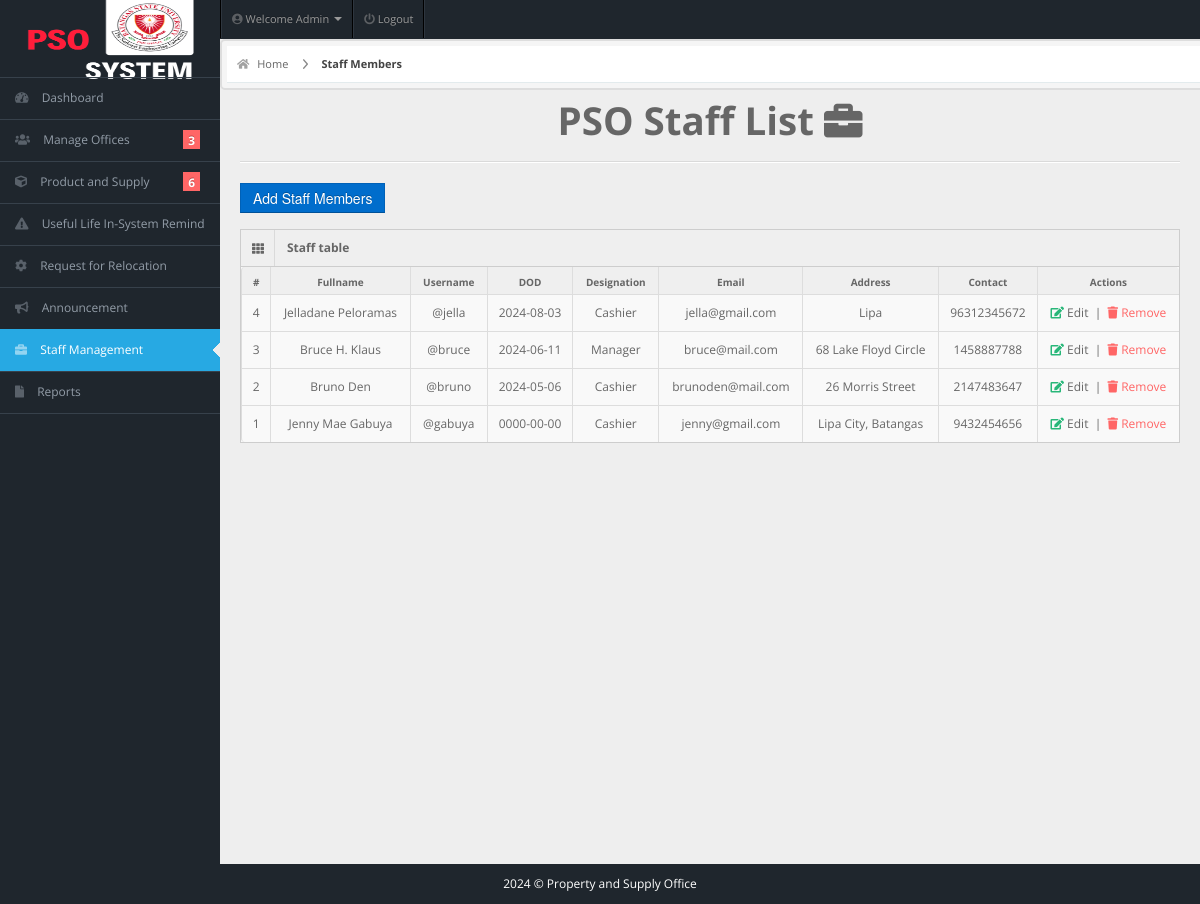
/admin/staffs.php (signed in), run on the app's committed database.
### tables this page shows
CREATE TABLE IF NOT EXISTS `staffs` (
  `user_id` int NOT NULL AUTO_INCREMENT,
  `username` varchar(50) NOT NULL,
  `password` varchar(50) NOT NULL,
  `email` varchar(50) NOT NULL,
  `fullname` varchar(50) NOT NULL,
  `address` varchar(20) NOT NULL,
  `profile_picture` varchar(255) DEFAULT NULL,
  `designation` varchar(20) NOT NULL,
  `gender` varchar(10) NOT NULL,
  `contact` bigint NOT NULL,
  `dor` date NOT NULL,
  PRIMARY KEY (`user_id`)
);

### admin/staffs.php (the view, shortened to what this page needs)
<!DOCTYPE html>
<html lang="en">
<head>
  <link rel="stylesheet" href="../css/bootstrap.min.css" />
  <link rel="stylesheet" href="../css/bootstrap-responsive.min.css" />
  <link rel="stylesheet" href="../css/uniform.css" />
  <link rel="stylesheet" href="../css/select2.css" />
  <link rel="stylesheet" href="../css/matrix-style.css" />
  <link rel="stylesheet" href="../css/matrix-media.css" />
  <link href="../font-awesome/css/fontawesome.css" rel="stylesheet" />
  <link href="../font-awesome/css/all.css" rel="stylesheet" />
</head>
<body>
  <?php include 'includes/topheader.php' ?>
  <?php $page = 'staff-management';
  include 'includes/sidebar.php' ?>
  <div id="content">
    <div id="content-header">
      <div id="breadcrumb">
        <a href="index.php" title="Go to Home" class="tip-bottom"><i class="fas fa-home"></i> Home</a>
        <a href="staffs.php" class="current">Staff Members</a>
      </div>
    </div>
    <div class="container-fluid">
      <h1 class="text-center">PSO Staff List <i class="fas fa-briefcase"></i></h1>
      <hr>
      <div class="row-fluid">
        <div class="span12">
          <a href="staffs-entry.php"><button class="btn btn-primary">Add Staff Members</button></a>
          <div class='widget-box'>
            <div class='widget-title'>
              <span class='icon'> <i class='fas fa-th'></i> </span>
              <h5>Staff table</h5>
            </div>
            <div class='widget-content nopadding'>
              <?php
              $qry = "SELECT * FROM staffs ORDER BY dor DESC";
              $result = mysqli_query($conn, $qry);
              if ($result) {
                $total_staff = mysqli_num_rows($result);
                $cnt = $total_staff;
                echo "<table class='table table-bordered table-hover'>
                                <thead>
                                    <tr>
                                        <th>#</th>
                                        <th>Fullname</th>
                                        <th>Username</th>
                                        <th>DOD</th>
                                        <th>Designation</th>
                                        <th>Email</th>
                                        <th>Address</th>
                                        <th>Contact</th>
                                        <th>Actions</th>
                                    </tr>
                                </thead>
                                <tbody>";
                while ($row = mysqli_fetch_assoc($result)) {
                  echo "<tr>
                                    <td><div class='text-center'>" . $cnt . "</div></td>
                                    <td><div class='text-center'>" . $row['fullname'] . "</div></td>
                                    <td><div class='text-center'>@" . $row['username'] . "</div></td>
                                    <td><div class='text-center'>" . $row['dor'] . "</div></td>
                                    <td><div class='text-center'>" . $row['designation'] . "</div></td>
                                    <td><div class='text-center'>" . $row['email'] . "</div></td>
                                    <td><div class='text-center'>" . $row['address'] . "</div></td>
                                    <td><div class='text-center'>" . $row['contact'] . "</div></td>
                                    <td><div class='text-center'>
                                        <a href='edit-staff-form.php?id=" . $row['user_id'] . "'><i class='fas fa-edit' style='color:#28b779'></i> Edit</a>
                                        &nbsp;|&nbsp;
                                        <a href='#' onclick='confirmDeletion(" . $row['user_id'] . ")' style='color:#F66;'><i class='fas fa-trash'></i> Remove</a>
                                    </div></td>
                                    </tr>";
                  $cnt--;
                }
                echo "</tbody></table>";
              } else {
                echo "Error: " . mysqli_error($conn);
              }
              ?>
            </div>
          </div>
        </div>
      </div>
    </div>
  </div>
  <?php include 'includes/footer.php'; ?>
</body>
</html>

### css/matrix-style.css (style rules this page uses)
* { outline: none !important; -moz-outline: none !important; }
html, body { height: 100%; }
body { overflow-x: hidden; margin-top: -10px; font-family: "Open Sans", sans-serif; font-size: 12px; color: #666; }
a { color: #666; }
select, textarea, input[type="text"], input[type="password"], input[type="datetime"], input[type="datetime-local"], input[type="date"], input[type="month"], input[type="time"], input[type="week"], input[type="number"], input[type="email"], input[type="url"], input[type="search"], input[type="tel"], input[type="color"], .uneditable-input, .label, .dropdown-menu, .btn, .well, .progress, .table-bordered, .btn-group > .btn:first-child, .btn-group > .btn:last-child, .btn-group > .btn:last-child, .btn-group > .dropdown-toggle, .alert { border-radius: 0px; }
.btn, textarea, input[type="text"], input[type="password"], input[type="datetime"], input[type="datetime-local"], input[type="date"], input[type="month"], input[type="time"], input[type="week"], input[type="number"], input[type="email"], input[type="url"], input[type="search"], input[type="tel"], input[type="color"], .uneditable-input { box-shadow: none; }
.progress, .progress-success .bar, .progress .bar-success, .progress-warning .bar, .progress .bar-warning, .progress-danger .bar, .progress .bar-danger, .progress-info .bar, .progress .bar-info, .btn, .btn-primary { background-image: none; }
hr { border-top-color: #dadada; }
#content { background: none repeat scroll 0 0 #eeeeee; margin-left: 220px; margin-right: 0; padding-bottom: 25px; position: relative; min-height: 100%; width: auto; }
#content-header { position: abslute; width: 100%; margin-top: -38px; z-index: 20; }
#breadcrumb { background-color: #fff; border-bottom: 1px solid #e3ebed; }
#breadcrumb a { padding: 8px 20px 8px 10px; display: inline-block; background-image: url("../img/breadcrumb.png"); background-position: center right; background-repeat: no-repeat; font-size: 11px; color: #666666; }
#breadcrumb a:last-child { background-image: none; }
#breadcrumb a.current { font-weight: bold; color: #444444; }
#breadcrumb a i { margin-right: 5px; opacity: 0.6; }
.widget-box { background: none repeat scroll 0 0 #f9f9f9; border-left: 1px solid #cdcdcd; border-top: 1px solid #cdcdcd; border-right: 1px solid #cdcdcd; clear: both; margin-top: 16px; margin-bottom: 16px; position: relative; }
.widget-title, .modal-header, .table th, div.dataTables_wrapper .ui-widget-header { background: #efefef; border-bottom: 1px solid #cdcdcd; height: 36px; }
.widget-title span.icon { padding: 9px 10px 7px 11px; float: left; border-right: 1px solid #dadada; }
.widget-title h5 { color: #666; float: left; font-size: 12px; font-weight: bold; padding: 12px; line-height: 12px; margin: 0; }
.widget-content { padding: 15px; border-bottom: 1px solid #cdcdcd; }
.table th { height: auto; font-size: 10px; padding: 5px 10px 2px; border-bottom: 0; text-align: center; color: #666666; }
.nopadding { padding: 0 !important; }
.nopadding .table { margin-bottom: 0; }
.nopadding .table-bordered { border: 0; }

### css/matrix-media.css (style rules this page uses)
body { background:#2E363F; }

### admin/includes/topheader.php (style rules this page uses)
#content #content-header { border: 2px solid #ddd; padding: 5px; background-color: #f5f5f5; border-radius: 5px; }

### admin/includes/sidebar.php (style rules this page uses)
body { background-color: #1f262d; }

### data on the page
staffs: fullname "Jelladane Peloramas", username "jella", dor "2024-08-03", designation "Cashier", email "jella@gmail.com", address "Lipa", contact "96312345672"
staffs: fullname "Bruce H. Klaus", username "bruce", dor "2024-06-11", designation "Manager", email "bruce@mail.com", address "68 Lake Floyd Circle", contact "1458887788"
staffs: fullname "Bruno Den", username "bruno", dor "2024-05-06", designation "Cashier", email "brunoden@mail.com", address "26 Morris Street", contact "2147483647"
staffs: fullname "Jenny Mae Gabuya", username "gabuya", dor "0000-00-00", designation "Cashier", email "jenny@gmail.com", address "Lipa City, Batangas", contact "9432454656"

### other printed values
$query->num_rows "3"
$query->num_rows "6"
